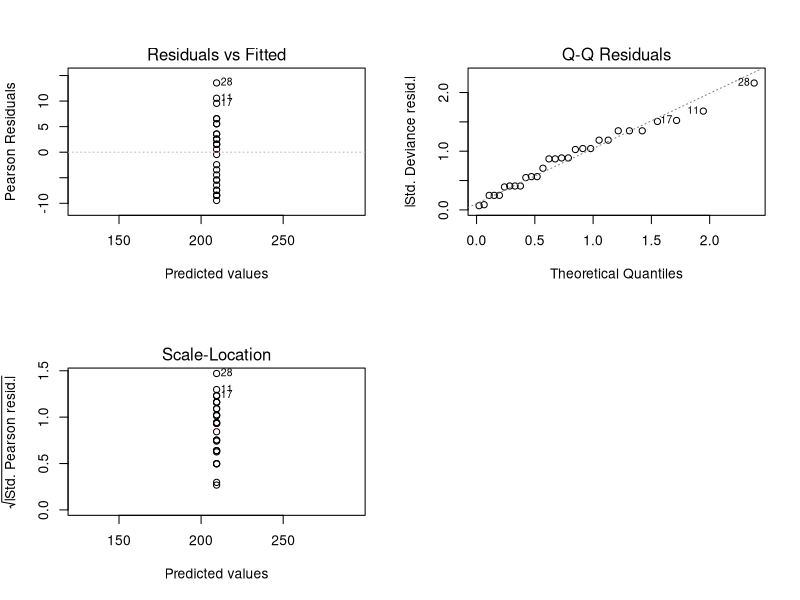
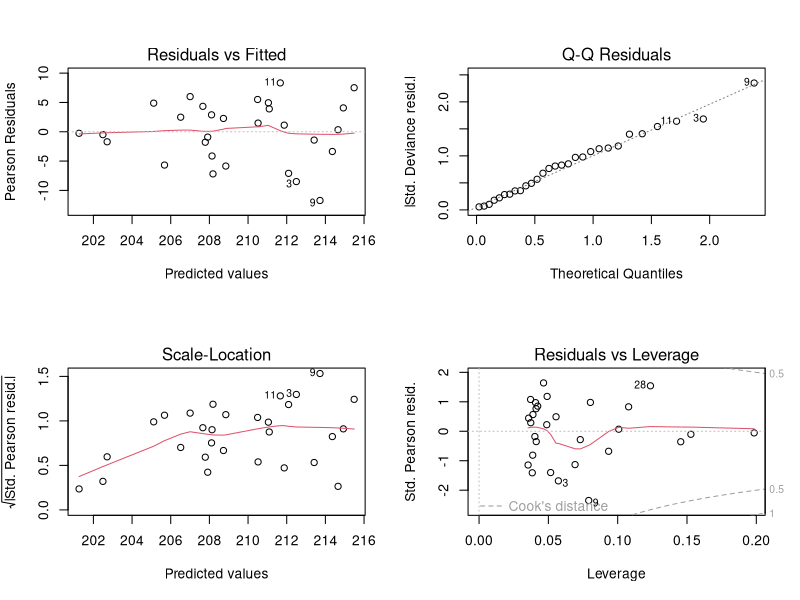
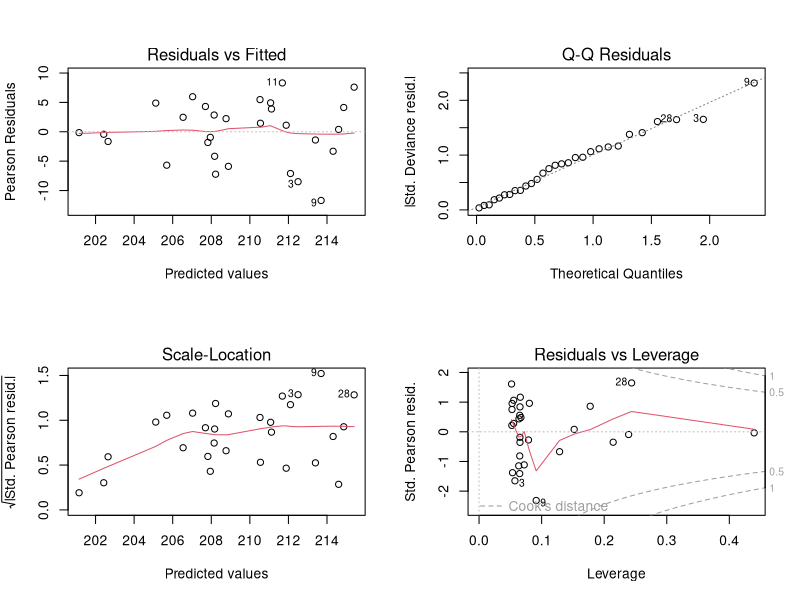
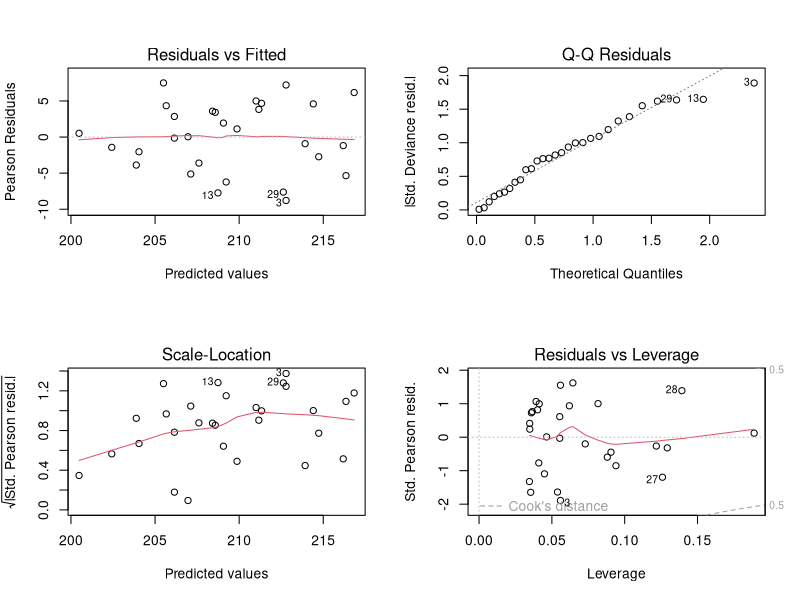
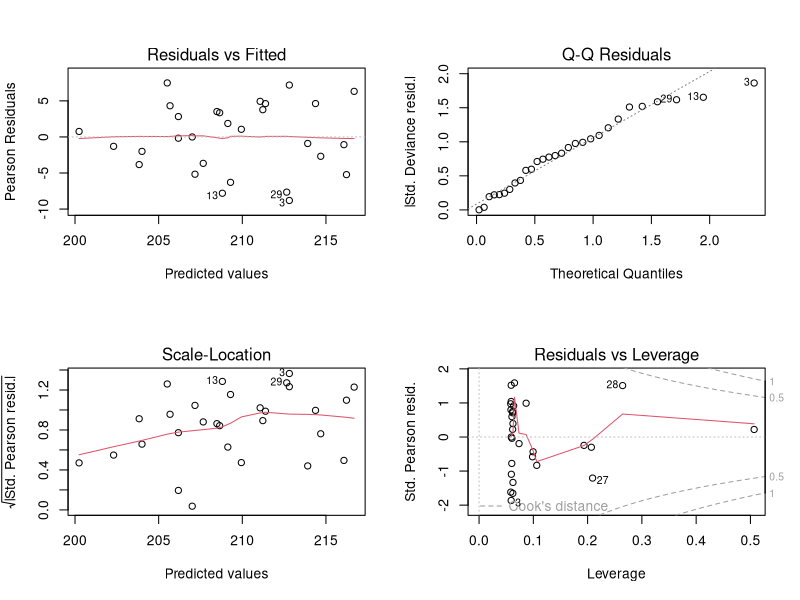
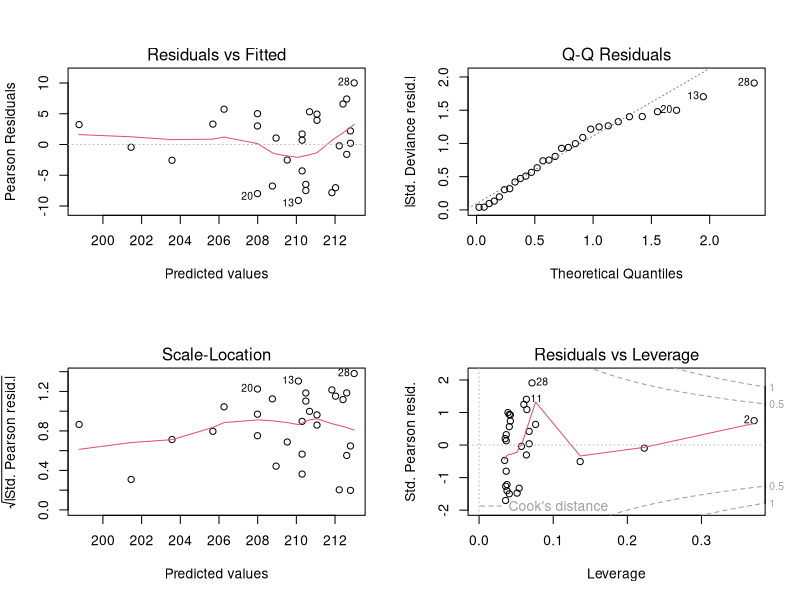
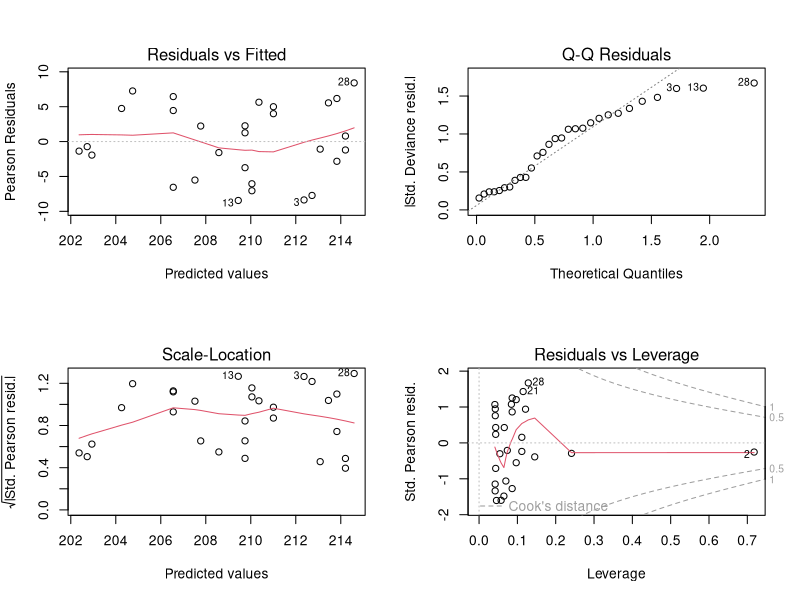
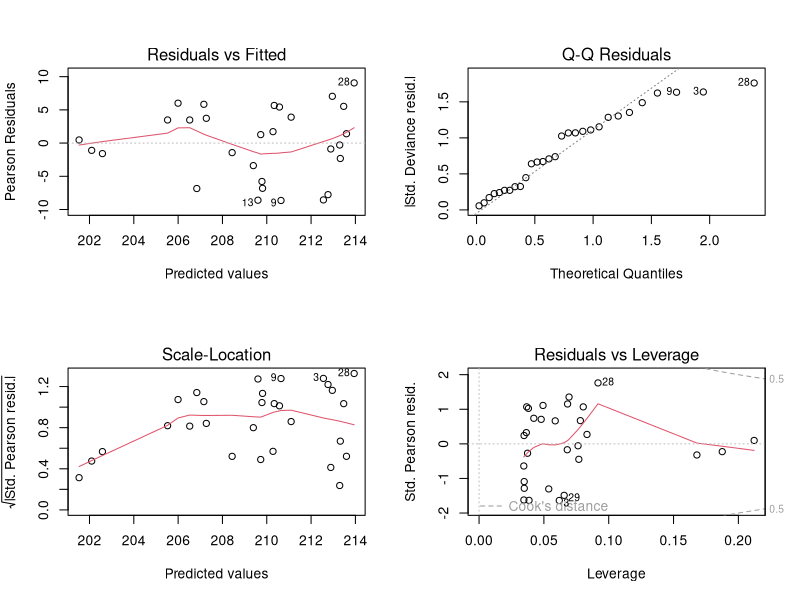

Source code (R) for these figures, in order:
# Analysis of black walnut Fall data from Carter
# Author: Mary McCafferty
# Version 2

#load libraries
library(ggplot2)
library(boot)

# read in the files
bw.clim = read.csv("BlackWalnut_Carter_withClimate.csv")

# test site
tests = read.csv("BW_AllTestSites_Normal_1951_1980SY.csv")
#isolate the test climate data for VT
bw.me = tests[2,]

#variable of interest: BudSet_JD
#correlations
cor_fall = bw.clim[names(bw.clim) %in% c("BudSet_JD", "daylength_diff",
                             "Tmax_at", "DD_0_at", "DD_0_wt", 
                             "MAT", "MWMT", "MCMT", "TD", "MAP", "eFFP", "CMD")]


pearson_cor_fall = cor(cor_fall, method = "pearson")
spearman_cor_fall = cor(cor_fall, method = "spearman")

# run all models for leaf color
par(mfrow = c(2, 2))

# the null model
model.null = glm(BudSet_JD ~ 1, data = bw.clim)
summary(model.null)
plot(model.null)
tss = sum((bw.clim$BudSet_JD - mean(bw.clim$BudSet_JD))^2);n = nrow(bw.clim)

# daylength
model.day = glm(BudSet_JD ~ daylength_diff, data = bw.clim)
summary(model.day)
plot(model.day)
# okay, unequal var

# daylength^2
model.day2 = glm(BudSet_JD ~ daylength_diff + I(daylength_diff^2), data = bw.clim)
summary(model.day2)
plot(model.day2)
#quad term not significant
# evaluate r2 for linear model
rss = sum(model.day$residuals^2); r2 = 1-rss/tss
p = length(coef(model.day))-1
r2.day = 1 - (1 - r2) * ((n-1) / (n-p-1))

#tmax_at
model.tmaxat = glm(BudSet_JD ~ Tmax_at, data = bw.clim)
summary(model.tmaxat)
plot(model.tmaxat)
# this is strong but fit maybe quadratic
model.tmaxat2 = glm(BudSet_JD ~ Tmax_at + I(Tmax_at^2), data = bw.clim)
summary(model.tmaxat2)
plot(model.tmaxat2)
# not significant
# evaluate r2 for linear model
rss = sum(model.tmaxat$residuals^2); r2 = 1-rss/tss
p = length(coef(model.tmaxat))-1
r2.tmaxat = 1 - (1 - r2) * ((n-1) / (n-p-1))

#DD_0_at
model.dd0at = glm(BudSet_JD ~ DD_0_at, data = bw.clim)
summary(model.dd0at)
plot(model.dd0at)
# good but weaker than others
# check quad
model.dd0at2 = glm(BudSet_JD ~ DD_0_at + I(DD_0_at^2), data = bw.clim)
summary(model.dd0at2)
plot(model.dd0at2)
#not significant
# evaluate r2 for linear model
rss = sum(model.dd0at$residuals^2); r2 = 1-rss/tss
p = length(coef(model.dd0at))-1
r2.dd0at = 1 - (1 - r2) * ((n-1) / (n-p-1))

#DD_0_wt
model.dd0wt = glm(BudSet_JD ~ DD_0_wt, data = bw.clim)
summary(model.dd0wt)
plot(model.dd0wt)
# similarly weaker
ggplot(aes(DD_0_wt, BudSet_JD), data = bw.clim)+
  geom_point()+geom_smooth(method = 'lm', se=F, formula = y~x+I(x^2))
# evaluate r2 for linear model
rss = sum(model.dd0wt$residuals^2); r2 = 1-rss/tss
p = length(coef(model.dd0wt))-1
r2.dd0wt = 1 - (1 - r2) * ((n-1) / (n-p-1))

# MAT
model.mat = glm(BudSet_JD ~ MAT, data = bw.clim)
summary(model.mat)
plot(model.mat)
# good but weaker than others
# evaluate r2 for linear model
rss = sum(model.mat$residuals^2); r2 = 1-rss/tss
p = length(coef(model.mat))-1
r2.mat = 1 - (1 - r2) * ((n-1) / (n-p-1))

# MCMT
model.mcmt = glm(BudSet_JD ~ MCMT, data = bw.clim)
summary(model.mcmt)
plot(model.mcmt)
# okay
# evaluate r2 for linear model
rss = sum(model.mcmt$residuals^2); r2 = 1-rss/tss
p = length(coef(model.mcmt))-1
r2.mcmt = 1 - (1 - r2) * ((n-1) / (n-p-1))

# MWMT
model.mwmt = glm(BudSet_JD ~ MWMT, data = bw.clim)
summary(model.mwmt)
plot(model.mwmt)
# very strong
ggplot(data = bw.clim, aes(x=MWMT, y=BudSet_JD))+
  geom_point()+ geom_smooth(method = 'lm')

# quadratic term not significant
model.mwmt2 = glm(BudSet_JD ~ MWMT + I(MWMT^2), data = bw.clim)
summary(model.mwmt2)
plot(model.mwmt2)
#not significant
# evaluate r2 for linear model
rss = sum(model.mwmt$residuals^2)
r2 = 1-rss/tss
p = length(coef(model.mwmt))-1
r2.mwmt = 1 - (1 - r2) * ((n-1) / (n-p-1))

# MAP
model.map = glm(BudSet_JD ~ MAP, data = bw.clim)
summary(model.map)
plot(model.map)
# not significant
# evaluate r2 for linear model
rss = sum(model.map$residuals^2); r2 = 1-rss/tss
p = length(coef(model.map))-1
r2.map = 1 - (1 - r2) * ((n-1) / (n-p-1))

# TD
model.td = glm(BudSet_JD ~ TD, data = bw.clim)
summary(model.td)
plot(model.td)
# not significant, maybe quadratic
# evaluate r2 for linear model
rss = sum(model.td$residuals^2); r2 = 1-rss/tss
p = length(coef(model.td))-1
r2.td = 1 - (1 - r2) * ((n-1) / (n-p-1))

# eFFP
model.effp = glm(BudSet_JD ~ eFFP, data = bw.clim)
summary(model.effp)
plot(model.effp)
# others better
# evaluate r2 for linear model
rss = sum(model.effp$residuals^2); r2 = 1-rss/tss
p = length(coef(model.effp))-1
r2.effp = 1 - (1 - r2) * ((n-1) / (n-p-1))

# CMD
model.cmd = glm(BudSet_JD ~ CMD, data = bw.clim)
summary(model.cmd)
plot(model.cmd)
# not strong
# evaluate r2 for linear model
rss = sum(model.cmd$residuals^2); r2 = 1-rss/tss
p = length(coef(model.cmd))-1
r2.cmd = 1 - (1 - r2) * ((n-1) / (n-p-1))


#best models are generally associated with summer heat
anova(model.null, model.day, model.dd0at, model.tmaxat, model.dd0wt, model.mwmt, model.mcmt, model.td, model.mat, model.map, model.cmd, model.effp)
aics = AIC(model.null, model.day, model.dd0at, model.tmaxat, model.dd0wt, model.mwmt, model.mcmt, model.td, model.mat, model.map, model.cmd, model.effp)
adj.r2s = c(0, r2.day,r2.dd0at, r2.tmaxat, r2.dd0wt, r2.mwmt, r2.mcmt, r2.td, r2.mat, r2.map, r2.cmd, r2.effp)


results = cbind(aics, adj.r2s)
results

#save the results
write.csv(results, "BlackWalnutCarterFallResults.csv")

#summary(model.mwmt)
#plot(model.mwmt)

# STOP HERE
#run cross validation to assess best model
models = list(model.null, model.day, model.dd0at, model.tmaxat, model.dd0wt, model.mwmt, model.mcmt, model.td, model.mat, model.map, model.cmd, model.effp)
set.seed(12022025)
cv.error = rep(0, 12)
for (i in 1:length(models)){
  cv.error[i] = cv.glm(bw.clim, models[[i]])$delta[2]
}
